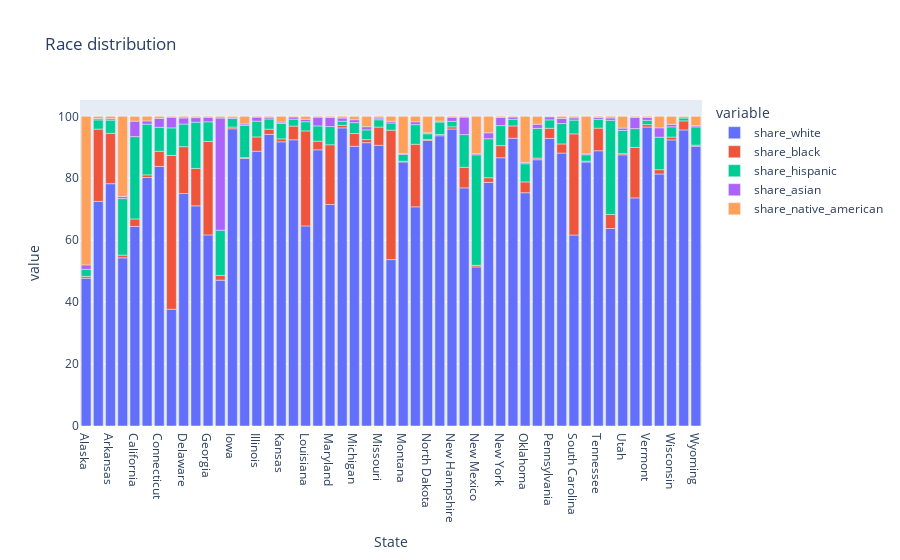

Notebook source saved alongside this figure:
### Code cell
races_dist = px.bar(race_by_state, x="State", y=["share_white", "share_black", "share_hispanic", "share_asian", "share_native_american"], title="Race distribution" )
races_dist.show()

### Figure 1 — Plotly figure (JSON) as saved in the notebook; plotly's stock layout.template omitted (floating-point values rounded to 4 significant figures)
{"data": [{"alignmentgroup": "True", "hovertemplate": "variable=share_white<br>State=%{x}<br>value=%{y}<extra></extra>", "legendgroup": "share_white", "marker": {"color": "#636efa", "pattern": {"shape": ""}}, "name": "share_white", "offsetgroup": "share_white", "orientation": "v", "showlegend": true, "textposition": "auto", "type": "bar", "x": ["Alaska", "Alabama", "Arkansas", "Arizona", "California", "Colorado", "Connecticut", "DC", "Delaware", "Florida", "Georgia", "Hawaii", "Iowa", "Idaho", "Illinois", "Indiana", "Kansas", "Kentucky", "Louisiana", "Massachusetts", "Maryland", "Maine", "Michigan", "Minnesota", "Missouri", "Mississippi", "Montana", "North Carolina", "North Dakota", "Nebraska", "New Hampshire", "New Jersey", "New Mexico", "Nevada", "New York", "Ohio", "Oklahoma", "Oregon", "Pennsylvania", "Rhode Island", "South Carolina", "South Dakota", "Tennessee", "Texas", "Utah", "Virginia", "Vermont", "Washington", "Wisconsin", "West Virginia", "Wyoming"], "xaxis": "x", "y": [47.74, 72.54, 78.25, 54.31, 64.45, 80.25, 83.83, 37.71, 75.06, 71.1, 61.71, 47.1, 95.98, 86.38, 88.73, 94.17, 91.77, 92.42, 64.61, 89.19, 71.52, 96.27, 90.34, 91.49, 90.64, 53.74, 85.26, 70.78, 92.2, 93.72, 95.9, 76.9, 51.37, 78.67, 86.63, 92.93, 75.33, 85.99, 92.88, 88.13, 61.67, 85.25, 88.89, 63.77, 87.58, 73.66, 96.55, 81.37, 92.38, 95.61, 90.32], "yaxis": "y"}, {"alignmentgroup": "True", "hovertemplate": "variable=share_black<br>State=%{x}<br>value=%{y}<extra></extra>", "legendgroup": "share_black", "marker": {"color": "#EF553B", "pattern": {"shape": ""}}, "name": "share_black", "offsetgroup": "share_black", "orientation": "v", "showlegend": true, "textposition": "auto", "type": "bar", "x": ["Alaska", "Alabama", "Arkansas", "Arizona", "California", "Colorado", "Connecticut", "DC", "Delaware", "Florida", "Georgia", "Hawaii", "Iowa", "Idaho", "Illinois", "Indiana", "Kansas", "Kentucky", "Louisiana", "Massachusetts", "Maryland", "Maine", "Michigan", "Minnesota", "Missouri", "Mississippi", "Montana", "North Carolina", "North Dakota", "Nebraska", "New Hampshire", "New Jersey", "New Mexico", "Nevada", "New York", "Ohio", "Oklahoma", "Oregon", "Pennsylvania", "Rhode Island", "South Carolina", "South Dakota", "Tennessee", "Texas", "Utah", "Virginia", "Vermont", "Washington", "Wisconsin", "West Virginia", "Wyoming"], "xaxis": "x", "y": [0.59, 23.33, 16.26, 0.87, 2.41, 0.84, 4.86, 49.66, 15.15, 12.08, 30.2, 1.51, 0.56, 0.29, 4.62, 1.68, 0.95, 4.43, 30.68, 2.79, 19.3, 0.82, 4.11, 1, 5.89, 41.79, 0.23, 20.19, 0.36, 0.42, 0.72, 6.63, 0.52, 1.5, 3.91, 3.97, 3.49, 0.52, 3.26, 2.95, 32.67, 0.29, 7.3, 4.54, 0.38, 16.3, 0.78, 1.41, 0.93, 2.93, 0.39], "yaxis": "y"}, {"alignmentgroup": "True", "hovertemplate": "variable=share_hispanic<br>State=%{x}<br>value=%{y}<extra></extra>", "legendgroup": "share_hispanic", "marker": {"color": "#00cc96", "pattern": {"shape": ""}}, "name": "share_hispanic", "offsetgroup": "share_hispanic", "orientation": "v", "showlegend": true, "textposition": "auto", "type": "bar", "x": ["Alaska", "Alabama", "Arkansas", "Arizona", "California", "Colorado", "Connecticut", "DC", "Delaware", "Florida", "Georgia", "Hawaii", "Iowa", "Idaho", "Illinois", "Indiana", "Kansas", "Kentucky", "Louisiana", "Massachusetts", "Maryland", "Maine", "Michigan", "Minnesota", "Missouri", "Mississippi", "Montana", "North Carolina", "North Dakota", "Nebraska", "New Hampshire", "New Jersey", "New Mexico", "Nevada", "New York", "Ohio", "Oklahoma", "Oregon", "Pennsylvania", "Rhode Island", "South Carolina", "South Dakota", "Tennessee", "Texas", "Utah", "Virginia", "Vermont", "Washington", "Wisconsin", "West Virginia", "Wyoming"], "xaxis": "x", "y": [2.25, 2.98, 4.26, 18.26, 26.59, 16.37, 7.76, 8.91, 7.3, 14.94, 6.32, 14.62, 2.8, 10.4, 5.08, 3.3, 5.01, 2.23, 2.97, 4.92, 5.88, 1.32, 3.52, 3.14, 2.37, 2.32, 2.21, 6.35, 1.82, 4.03, 1.75, 10.57, 35.68, 12.59, 6.46, 2.13, 5.88, 9.59, 2.72, 6.59, 4.45, 2.05, 2.85, 30.4, 7.5, 6.08, 1.39, 10.48, 3.3, 0.91, 5.88], "yaxis": "y"}, {"alignmentgroup": "True", "hovertemplate": "variable=share_asian<br>State=%{x}<br>value=%{y}<extra></extra>", "legendgroup": "share_asian", "marker": {"color": "#ab63fa", "pattern": {"shape": ""}}, "name": "share_asian", "offsetgroup": "share_asian", "orientation": "v", "showlegend": true, "textposition": "auto", "type": "bar", "x": ["Alaska", "Alabama", "Arkansas", "Arizona", "California", "Colorado", "Connecticut", "DC", "Delaware", "Florida", "Georgia", "Hawaii", "Iowa", "Idaho", "Illinois", "Indiana", "Kansas", "Kentucky", "Louisiana", "Massachusetts", "Maryland", "Maine", "Michigan", "Minnesota", "Missouri", "Mississippi", "Montana", "North Carolina", "North Dakota", "Nebraska", "New Hampshire", "New Jersey", "New Mexico", "Nevada", "New York", "Ohio", "Oklahoma", "Oregon", "Pennsylvania", "Rhode Island", "South Carolina", "South Dakota", "Tennessee", "Texas", "Utah", "Virginia", "Vermont", "Washington", "Wisconsin", "West Virginia", "Wyoming"], "xaxis": "x", "y": [1.45, 0.48, 0.48, 0.66, 4.99, 1.06, 2.91, 3.43, 1.97, 1.46, 1.47, 36.21, 0.4, 0.47, 1.31, 0.58, 0.42, 0.71, 0.78, 2.84, 2.96, 1.04, 0.95, 1.02, 0.55, 0.55, 0.32, 0.92, 0.29, 0.29, 1.35, 5.65, 0.39, 1.92, 2.65, 0.75, 0.44, 1.36, 0.98, 1.67, 0.74, 0.32, 0.64, 0.78, 0.75, 3.62, 0.92, 3.04, 0.79, 0.34, 0.38], "yaxis": "y"}, {"alignmentgroup": "True", "hovertemplate": "variable=share_native_american<br>State=%{x}<br>value=%{y}<extra></extra>", "legendgroup": "share_native_american", "marker": {"color": "#FFA15A", "pattern": {"shape": ""}}, "name": "share_native_american", "offsetgroup": "share_native_american", "orientation": "v", "showlegend": true, "textposition": "auto", "type": "bar", "x": ["Alaska", "Alabama", "Arkansas", "Arizona", "California", "Colorado", "Connecticut", "DC", "Delaware", "Florida", "Georgia", "Hawaii", "Iowa", "Idaho", "Illinois", "Indiana", "Kansas", "Kentucky", "Louisiana", "Massachusetts", "Maryland", "Maine", "Michigan", "Minnesota", "Missouri", "Mississippi", "Montana", "North Carolina", "North Dakota", "Nebraska", "New Hampshire", "New Jersey", "New Mexico", "Nevada", "New York", "Ohio", "Oklahoma", "Oregon", "Pennsylvania", "Rhode Island", "South Carolina", "South Dakota", "Tennessee", "Texas", "Utah", "Virginia", "Vermont", "Washington", "Wisconsin", "West Virginia", "Wyoming"], "xaxis": "x", "y": [47.97, 0.66, 0.76, 25.91, 1.55, 1.49, 0.64, 0.29, 0.52, 0.41, 0.3, 0.55, 0.27, 2.46, 0.26, 0.27, 1.85, 0.21, 0.95, 0.26, 0.34, 0.55, 1.07, 3.35, 0.55, 1.61, 11.98, 1.77, 5.32, 1.54, 0.29, 0.24, 12.05, 5.33, 0.35, 0.22, 14.86, 2.54, 0.16, 0.66, 0.46, 12.09, 0.32, 0.51, 3.79, 0.34, 0.37, 3.7, 2.6, 0.2, 3.03], "yaxis": "y"}], "layout": {"barmode": "relative", "legend": {"title": {"text": "variable"}, "tracegroupgap": 0}, "title": {"text": "Race distribution"}, "xaxis": {"anchor": "y", "domain": [0, 1], "title": {"text": "State"}}, "yaxis": {"anchor": "x", "domain": [0, 1], "title": {"text": "value"}}}}
